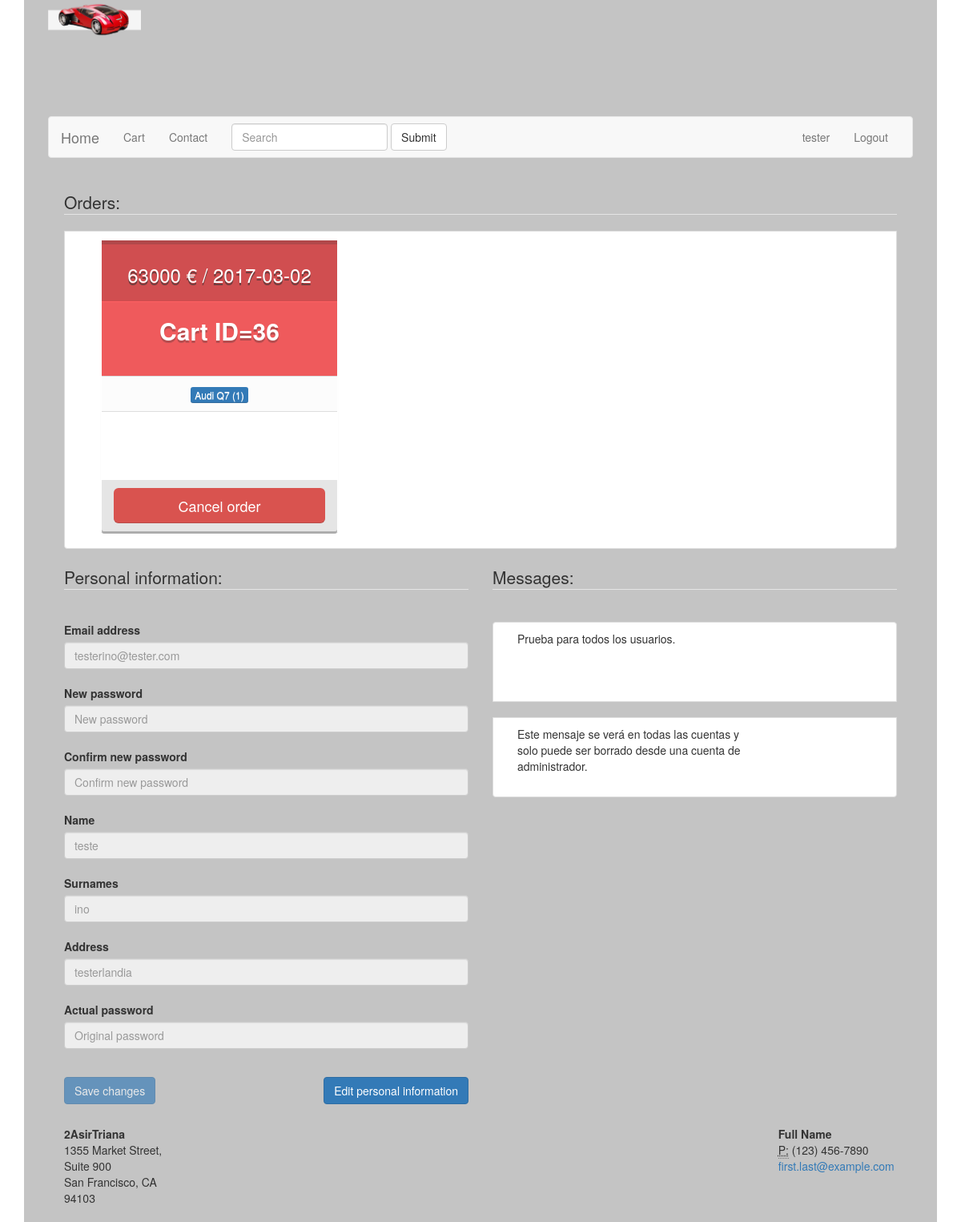
Screenshot of /profile.php (signed in) with the database file from the repository.
### tables this page shows
CREATE TABLE `cart` (
  `oid` int(8) NOT NULL,
  `value` int(7) NOT NULL DEFAULT '0',
  `date` date NOT NULL,
  `users.id` int(8) NOT NULL
);

CREATE TABLE `item` (
  `reference` int(8) NOT NULL,
  `name` varchar(50) NOT NULL,
  `value` int(8) NOT NULL,
  `chassis` varchar(250) NOT NULL,
  `traction` varchar(30) NOT NULL,
  `transmission` varchar(30) NOT NULL,
  `type` varchar(50) NOT NULL,
  `description` varchar(375) NOT NULL,
  `description_long` varchar(3000) NOT NULL,
  `stock` int(8) NOT NULL,
  `pic` varchar(250) NOT NULL
);

CREATE TABLE `quantity` (
  `item.reference` int(8) NOT NULL,
  `cart.oid` int(8) NOT NULL,
  `quantity` int(8) NOT NULL
);

CREATE TABLE `users` (
  `id` int(7) NOT NULL,
  `nick` varchar(20) NOT NULL,
  `email` varchar(255) NOT NULL,
  `password` varchar(50) NOT NULL,
  `address` varchar(200) DEFAULT NULL,
  `type` enum('admin','user') NOT NULL DEFAULT 'user',
  `name` varchar(30) DEFAULT NULL,
  `surname` varchar(60) DEFAULT NULL
);

CREATE TABLE `messages` (
  `mid` int(8) NOT NULL,
  `users.id` int(8) NOT NULL,
  `message` varchar(250) NOT NULL
);

### profile.php (the view, shortened to what this page needs)
<!DOCTYPE html>
<html lang="">
  <head>
    <link href="css/bootstrap.css" rel="stylesheet">
    <link href="js/bootstrap.js" rel="stylesheet">
    <link rel="stylesheet" type="text/css" href="css/index.css">
    <link rel="stylesheet" type="text/css" href="css/cart.css">
    <link rel="stylesheet" type="text/css" href="css/profile.css">
    </head>
    <body>
      <?php
      if ($_SESSION['user'] == "unloged") {
        header("Location: index.php");
      } else {
      include_once("php/connection.php");
      $sql="select * from users where
      nick='".$_SESSION["user"]."';";
      if ($result = $connection->query($sql)) {
        if ($result->num_rows==0) {
          echo "Error";
          $_SESSION="unloged";
          header("Location: index.php");
        } else {
            $objuser = $result->fetch_object();
          }
        } else {
          echo "Wrong Query";
          var_dump($sql);
      }
      }
      ?>
     <div class="container">
        <div class="col-md-12" id="container">
          <div class="col-md-12" id="header">
            <img class="pull-left" src="images/logo.png" style="height:50px; width:auto;"/>
            <nav class="navbar navbar-default" id="navbar">
              <div class="container-fluid">
                <div class="navbar-header">
                  <a class="navbar-brand active" href="index.php">Home</a>
                </div>
                <div class="collapse navbar-collapse" id="bs-example-navbar-collapse-1">
                  <ul class="nav navbar-nav">
                    <li><a href="cart.php">Cart <?php if(isset($_SESSION['cartadd']) && !empty($_SESSION['cartadd'])) {echo "<i class='glyphicon glyphicon-exclamation-sign'></i>";}?></a></li>
                    <li><a href="contact.php">Contact</a></li>
                  </ul>
                  <form class="navbar-form navbar-left">
                    <div class="form-group">
                      <input type="text" class="form-control" placeholder="Search">
                    </div>
                    <button type="submit" class="btn btn-default">Submit</button>
                  </form>
                  <ul class="nav navbar-nav navbar-right">
                    <?php
                    if($_SESSION["user"] == "unloged" or "" ) {
                       echo "
                       <li><a href='register.php'>Register</a></li>
                       <li class='dropdown'>
                        <a href='#' class='dropdown-toggle' data-toggle='dropdown' role='button'
                        aria-haspopup='true' aria-expanded='false'>Log in<span class='caret'></span></a>
                        <ul class='dropdown-menu'>
                          <form class='navbar-form navbar-left' id='loger' method='POST' action='php/login.php'>
                            <div class='form-group'>
                              <input type='text' class='form-control' name='user' placeholder='user' required><br><br>
                              <input type='password' class='form-control' name='password' placeholder='password' required><br><br>
                            </div>
                            <input type='checkbox' id='remember' name='remember' value='rememberme'>
                              <label for='remember'>Remember me</label>
                            <button type='submit' class='btn btn-default' value='login'>Log In</button>
                          </form>
                        </ul>
                      </li>";
                    } else { echo "
                      <li><a href='profile.php'>".$_SESSION['user']."</a></li>
                      <li><a id='logerout' onclick='return alertlogout()' href='#' value='logout'>Logout</a></li>
                      ";
                  }
                    ?>
                  </ul>
                </div>
              </div>
            </nav>
          </div>
          <div class="col-md-12" id="content">
            <div class="col-md-12" id="orders">
             <legend>Orders:</legend>
              <div class="list-group-item" style="min-height:100px; margin-top:20px;margin-bottom:20px; overflow:auto; ">
                   <div class="col-md-12" style="height: 375px; overflow-y: scroll;">
                     <?php
                     $sql = "SELECT * FROM users WHERE `nick` = '".$_SESSION['user']."'";
                     $result = $connection->query($sql);
                     $obj = $result->fetch_object();
                     $userid = $obj->id;
                     $sql = "SELECT * FROM cart WHERE `users.id` = '$userid' ORDER BY `oid` DESC";
                     $result = $connection->query($sql);
                     while ($obj = $result->fetch_object()) {
                       echo "<div class='col-md-4'>
                         <div class='panel price panel-red'>
                            <div class='panel-heading  text-center'>
                            <h3> $obj->value € / $obj->date </h3>
                            </div>
                            <div class='panel-body text-center'>
                              <p class='lead' style='font-size:30px'><strong>Cart ID=$obj->oid</strong></p>
                            </div>
                            <ul class='list-group list-group-flush text-center' style='height: 130px; overflow: auto'>";
                            $sql1 = "SELECT * FROM quantity WHERE `cart.oid` = '$obj->oid'";
                            $result1 = $connection->query($sql1);
                            while ($obj1 = $result1->fetch_object()) {
                              $ref = $obj1->{"item.reference"};
                              $sql2 = "SELECT * FROM item WHERE `reference` = '$ref'";
                              $result2 = $connection->query($sql2);
                                 while ($obj2 = $result2->fetch_object()) {
                                   echo "<li class='list-group-item'><i class='icon-ok text-danger'></i><a href='item.php?id=$ref' class='btn btn-primary btn-xs'>$obj2->name ($obj1->quantity)</a></li>";
                                 }
                            }
                           echo "</ul>
                            <div class='panel-footer'>
                              <a class='btn btn-lg btn-block btn-danger' href='php/delete.php?usercartdel=$obj->oid'>Cancel order</a>
                            </div>
                          </div>
                        </div>";
                     }
                      ?>
                   </div>
            </div>
          </div>
            <div class="col-md-6" id="personalinfo">
              <form id="registerform" method="POST" onSubmit="return validationPass()" action="php/dataupdate.php">
                <fieldset>
                  <legend>Personal information:</legend>
                    <div class="form-group" id="alterdata">
                      <br />
                      <label for="email">Email address</label>
                      <input type="email" name="email" class="form-control" id="email" aria-describedby="emailHelp" placeholder="<?php echo "$objuser->email";?>" disabled>
                      <br />
                      <label for="password">New password</label>
                      <input type="password" name="password" class="form-control" id="password" placeholder="New password" disabled>
                      <br />
                      <label for="password2">Confirm new password</label>
                      <input type="password" name="password2" class="form-control" id="password2" placeholder="Confirm new password" disabled>
                      <br />
                      <label for="name1">Name</label>
                      <input type="text" name="name" class="form-control" id="name1" placeholder="<?php echo "$objuser->name";?>" disabled>
                      <br />
                      <label for="surname">Surnames</label>
                      <input type="text" name="surname" class="form-control" id="surname" placeholder="<?php echo "$objuser->surname";?>" disabled>
                      <br />
                      <label for="address">Address</label>
                      <input type="text" name="address" class="form-control" id="address" placeholder="<?php echo "$objuser->address";?>" disabled>
                      <br />
                      <label for="passwordold">Actual password</label>
                      <input required type="password" name="passwordold" class="form-control" id="passwordold" placeholder="Original password" disabled>
                    </div><br/>
                      <button type="submit" value="register" class="btn btn-primary" id="submiter" disabled>Save changes</button>
                      <button type="button" id="toggler" class="btn btn-primary">Edit personal information</button>
                 </fieldset>
              </form>
            </div>
            <div class="col-md-6" id="messages">
                  <legend>Messages:</legend>
                    <div class="form-group" id="messages2">
                      <?php
                      $result = $connection->query("SELECT * FROM users where `nick` = '".$_SESSION['user']."'");
                      $obj = $result->fetch_object();
                      $id = $obj->id;
                      $result = $connection->query("SELECT * FROM messages where `users.id` = '$id' or `users.id` = '14' ORDER BY `mid` DESC");
                      while ($obj = $result->fetch_object()) {
                        echo '<div class="list-group-item" style="min-height:100px; margin-top:20px;">
                                  <div class="col-md-8"  id="messagediv" style="overflow-y:scroll; height: 100%;">
                                      <p style="word-wrap: break-word; white-space: pre-line;">'.$obj->message.'</p>
                                  </div>';
                        echo "</div>";
                      }
                       ?>
                     </div>
            </div>
          <div class="col-md-2" id="footerL">
            <address>
              <strong>2AsirTriana</strong><br>
              1355 Market Street, Suite 900<br>
              San Francisco, CA 94103<br>
            </address>
          </div>
          <div class="col-md-8" id="footer">
          </div>
          <div class="col-md-2" id="footerR">
            <address>
              <strong>Full Name</strong><br>
                <abbr title="Phone">P:</abbr> (123) 456-7890
              <a href="mailto:#">first.last@example.com</a>
            </address>
          </div>
          </div>
        </div>
      </div>
    </body>
</html>

### css/index.css (style rules this page uses)
div#container { height: auto; background-color: #c4c4c4; }
div#header { min-height: 200px; }
div#content { height: auto; padding: 20px; }
@media only screen and (min-width:992px) { div#content { overflow:auto; } }
@media only screen and (min-width:992px) { nav#navbar { margin-top:145px; } }
div#footerL,div#footer,div#footerR { height: 100px; }
#toggler { float:right; }
img { width: 60%; margin-left: auto; margin-right: auto; display: block; border: 0px solid; border-radius: 8px; }
#messages2 { overflow-y: scroll; height: 600px; }

### css/cart.css (style rules this page uses)
div.list-group-item { height:auto; min-height:250px; }
img { width: auto !important; }
#messagediv { height: 80px !important; }
#messages { min-height: 700px; }

### css/profile.css (style rules this page uses)
.panel.price, .panel.price>.panel-heading { border-radius:0px; -moz-transition: all .3s ease; -o-transition: all .3s ease; -webkit-transition: all .3s ease; }
.panel.price>.panel-heading { box-shadow: 0px 5px 0px rgba(50,50,50, .2) inset; text-shadow:0px 3px 0px rgba(50,50,50, .6); }
.price .list-group-item { border-bottom-:1px solid rgba(250,250,250, .5); }
.panel.price .list-group-item:last-child { border-bottom-right-radius: 0px; border-bottom-left-radius: 0px; }
.panel.price .list-group-item:first-child { border-top-right-radius: 0px; border-top-left-radius: 0px; }
.price .panel-footer { color: #fff; border-bottom:0px; background-color: rgba(0,0,0, .1); box-shadow: 0px 3px 0px rgba(0,0,0, .3); }
.panel.price .btn { box-shadow: 0 -1px 0px rgba(50,50,50, .2) inset; border:0px; }
.price.panel-red>.panel-heading { color: #fff; background-color: #D04E50; border-color: #FF6062; border-bottom: 1px solid #FF6062; }
.price.panel-red>.panel-body { color: #fff; background-color: #EF5A5C; }
.price.panel-red>.panel-body .lead { text-shadow: 0px 3px 0px rgba(50,50,50, .3); }
.price.panel-red .list-group-item { color: #333; background-color: rgba(50,50,50, .01); font-weight:600; text-shadow: 0px 1px 0px rgba(250,250,250, .75); }

### rows the page displays
cart: value "63000", date "2017-03-02", oid "36"
quantity: quantity "1"
item: name "Audi Q7"
users: email "testerino@tester.com", name "teste", surname "ino", address "testerlandia"
messages: message "Prueba para todos los usuarios."
messages: message "Este mensaje se verá en todas las cuentas y solo puede ser borrado desde una cuenta de administrador."

### other values shown
$_SESSION['user'] "tester"
